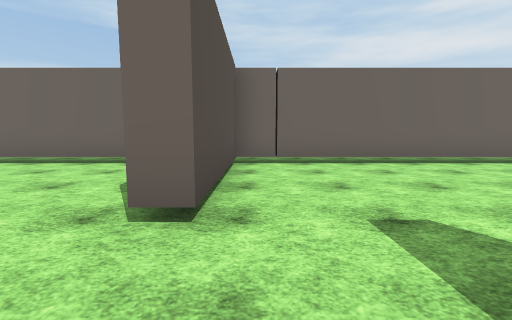
View 1 (above)

24 first-person views from a walk through a scene from a Unity 3-D project. The camera is 1.4 m above the floor, tilts 6° down and sees 90° across. The floor is counted in squares, 2 m on a side. Each view is taken from the middle of a square. On the plan, view 1 faces up. The plan holds only what a view shows up to about 9 squares ahead; the rest is blank. The player character is not drawn. Some surface patterns are stand-ins.

View 2
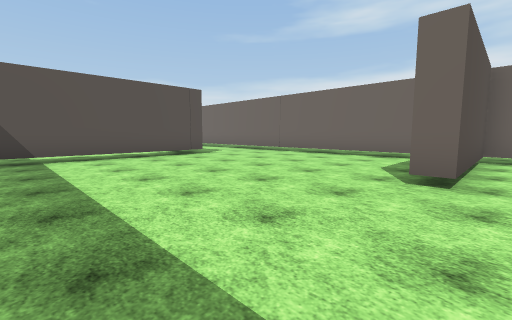

View 3
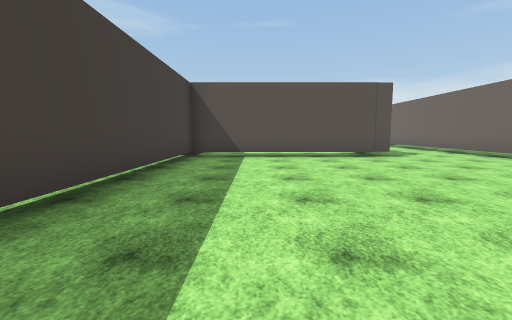

View 4
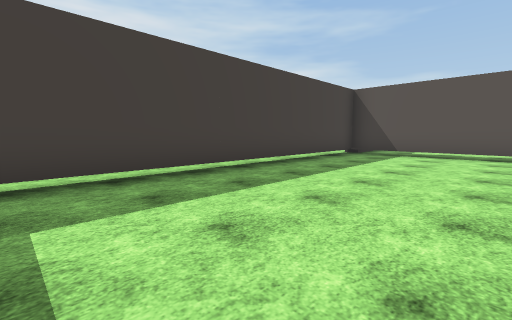

View 5
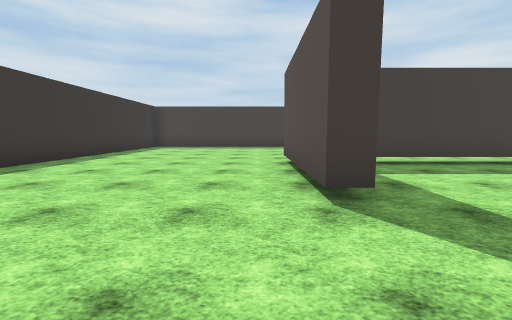

View 6
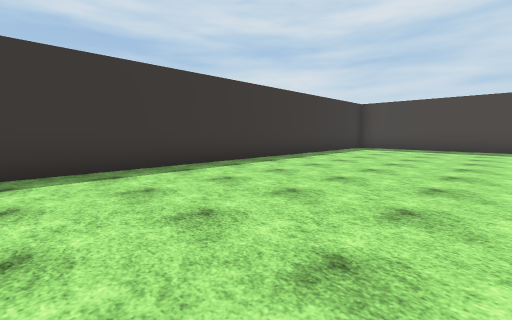

View 7
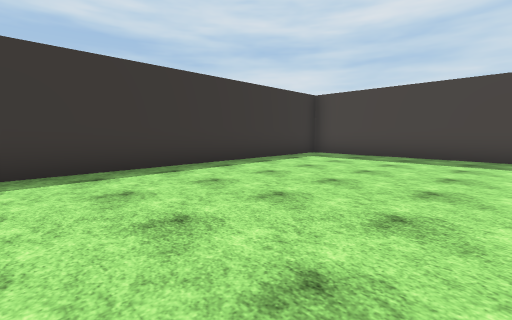

View 8
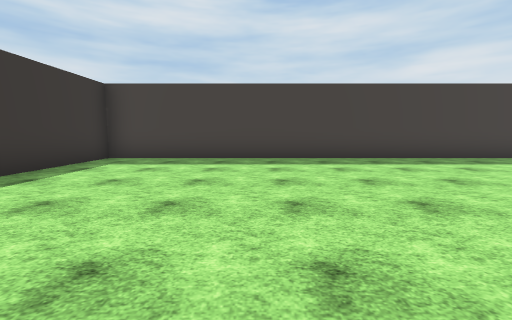

View 9
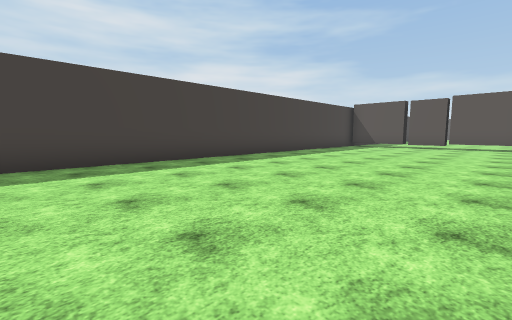

View 10
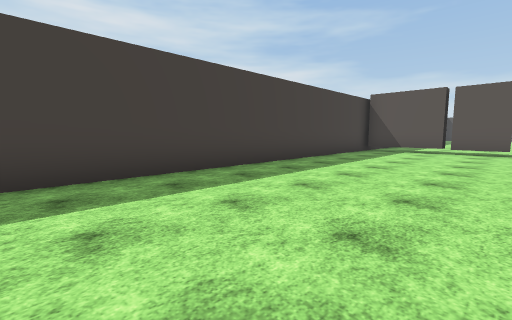

View 11
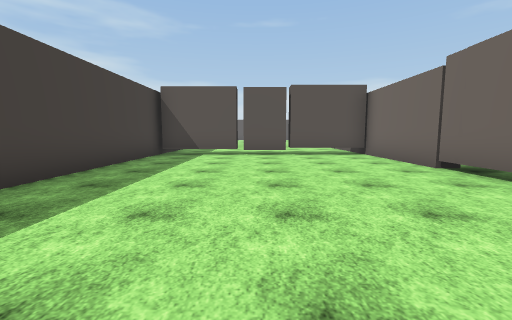

View 12
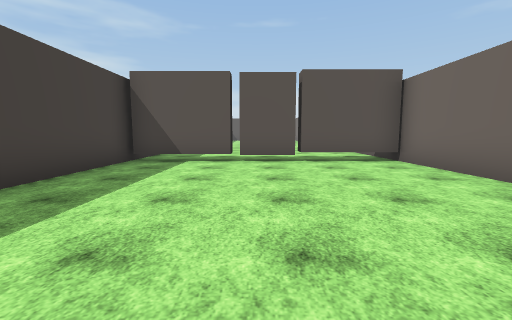

View 13
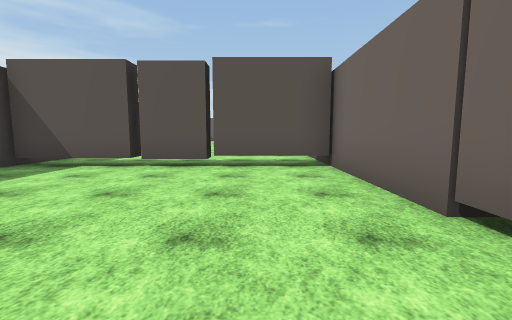

View 14
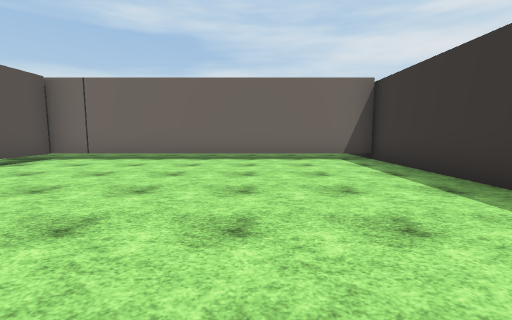

View 15
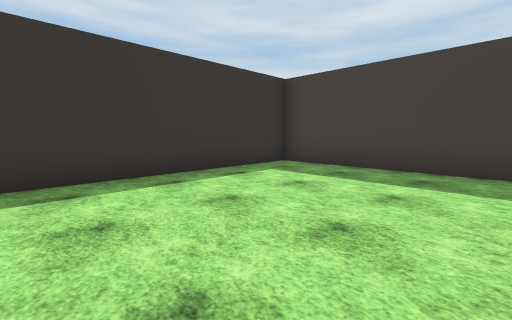

View 16
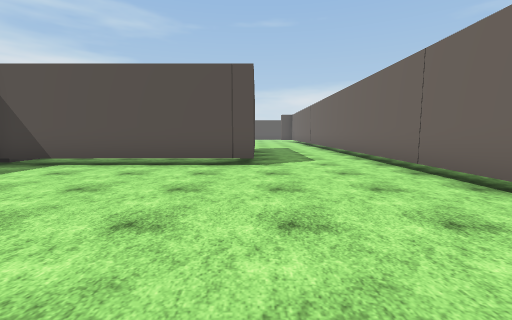

View 17
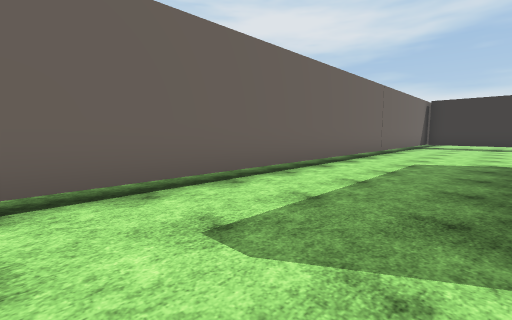

View 18
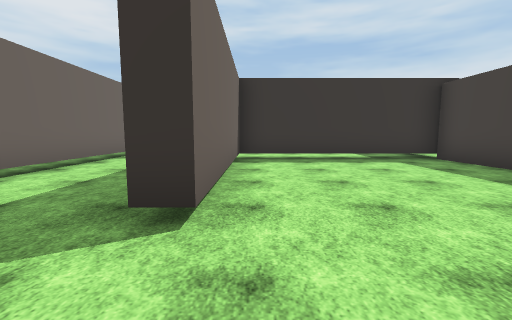

View 19
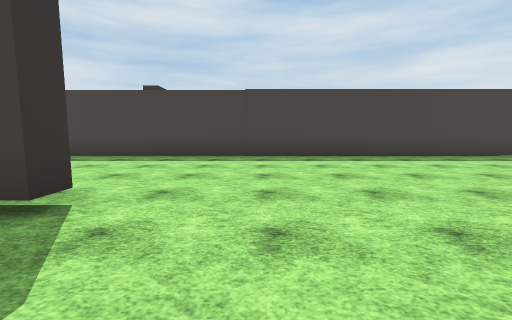

View 20
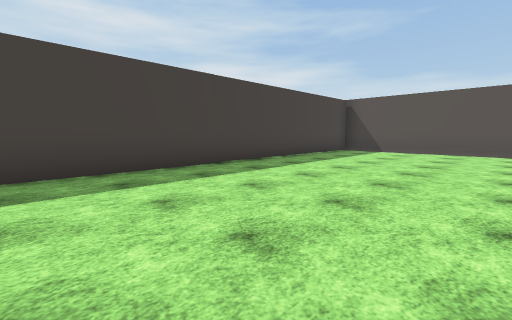

View 21
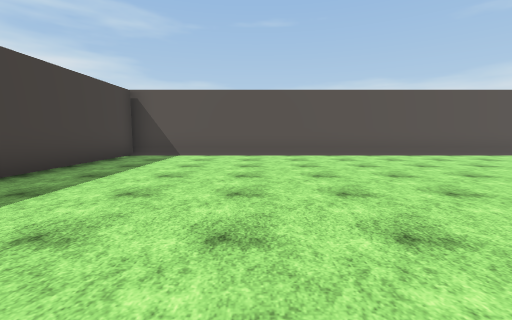

View 22
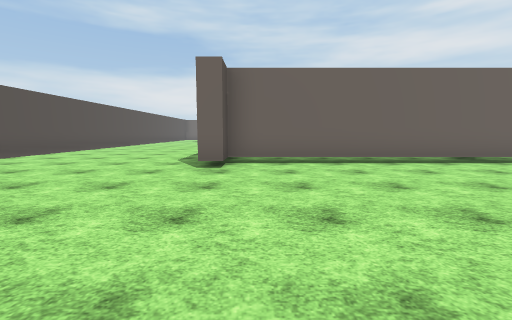

View 23
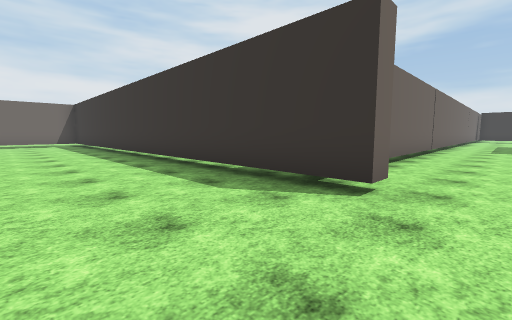

View 24
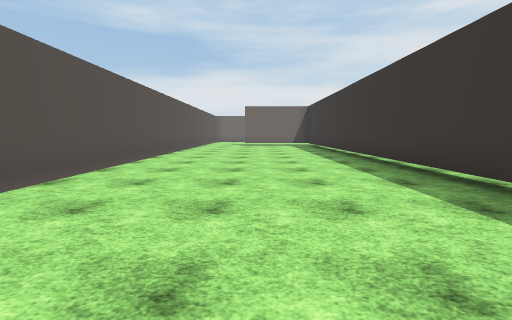

### Floor plan
Key: @ floor where view 1 was taken; # wall or solid block; x gap in a wall; . floor; T thing the floor can be seen under or through.
Columns run from 29 left of view 1 to 9 right of it. Each row starts with its distance up from view 1.
 16    ..
 15 #.....#
 14 #.....#
 13 #.....#
 12 #.....#
 11 #.....#
 10 #.....#
  9 #.....#
  8 #.....#
  7 #.....#       ........................
  6 #.....######TTTTTTTTTTTTTTTTTTTTTTTTTT
  5 #...........................#.........#
  4 #...........................#.........#
  3 #...............######......#.........#
  2 #....................#......#.........#
  1 #....................T................#
  0 #....................T.......@.#......#
 -1 #....................T.........#......#
 -2 #....................T.........#......#
 -3 ########################TTTTTTT#......#
 -4                ..#....................#
 -5                ..#....................#
 -6                ..x....................#
 -7                 .T....................#
 -8                 .T....................#
 -9                 .T....................#
-10                  #....................#
-11                  ######################

Where each view was taken, in squares from view 1:
view 1: 0 up, 0 right, facing up
view 2: 2 down, 0 right, facing up-left
view 3: 1 down, 0 right, facing left
view 4: 1 up, 1 right, facing down-left
view 5: 3 up, 3 right, facing down
view 6: 2 up, 3 right, facing down-right
view 7: 2 down, 3 right, facing down-right
view 8: 3 down, 4 right, facing down
view 9: 4 down, 2 right, facing down-left
view 10: 6 down, 1 left, facing down-left
view 11: 7 down, 3 left, facing left
view 12: 7 down, 5 left, facing left
view 13: 5 down, 6 left, facing left
view 14: 1 down, 5 right, facing up
view 15: 5 down, 4 right, facing down-right
view 16: 3 up, 2 left, facing left
view 17: 3 up, 15 left, facing up-right
view 18: 2 up, 15 left, facing right
view 19: 5 up, 15 left, facing down
view 20: 2 up, 19 left, facing down-left
view 21: 1 up, 21 left, facing left
view 22: 0 up, 22 left, facing up
view 23: 4 up, 26 left, facing up-right
view 24: 6 up, 26 left, facing up
